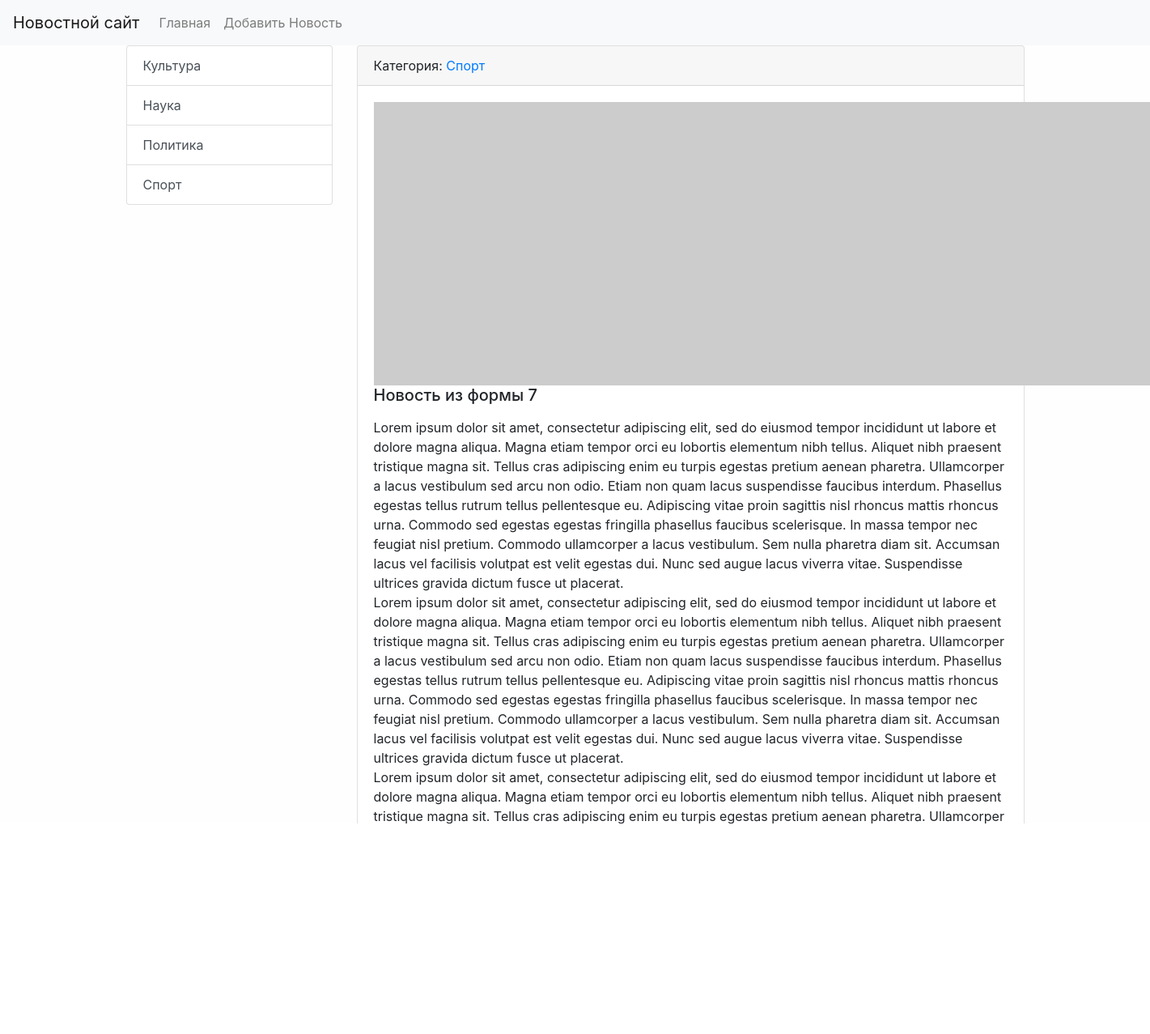
Page /news/14/ on the committed database.
### news/models.py (models this page shows, shortened)
class Category(models.Model):
    title = models.CharField(max_length=150, db_index=True, verbose_name='Наименование категории')
    def get_absolute_url(self):
        return reverse('category', kwargs={'category_id': self.pk})
    def __str__(self):
        return self.title
    class Meta:
        verbose_name = 'Категорию'
        verbose_name_plural = 'Категории'
        ordering = ['title']

class News(models.Model):
    title = models.CharField(max_length=150, verbose_name='Наименование')
    content = models.TextField(blank=True, verbose_name='Контент')
    created_at = models.DateTimeField(auto_now_add=True, verbose_name='Дата публикации')
    updated_at = models.DateTimeField(auto_now=True, verbose_name='Обновлено')
    photo = models.ImageField(upload_to='photos/%Y/%m/%d/', verbose_name='Фото', blank=True)
    is_published = models.BooleanField(default=True, verbose_name='Опубликовано')
    category = models.ForeignKey('Category', on_delete=models.PROTECT, verbose_name='Категория')
    class Meta:
        verbose_name = 'Новость'
        verbose_name_plural = 'Новости'
        ordering = ['-created_at']

### news/views.py (the view)
# urls.py: path('news/<int:pk>/', ViewNews.as_view(), name='view_news'),
class ViewNews(DetailView):
    model = News
    context_object_name = 'news_item'

### news/templatetags/news_tags.py (called while the page is built)
@register.inclusion_tag('news/list_categories.html')
def show_categories():
    categories = Category.objects.all()
    return {'categories': categories}

### news/templates/news/news_detail.html (shortened to what this page needs)
{% extends "base.html" %}
{% block sidebar %}
{%include 'inc/_sidebar.html'%}
{% endblock %}
{% block content %}
<div class="card mb-3">
    <div class="card-header">
        Категория: <a href="{{news_item.category.get_absolute_url}}">{{news_item.category}}</a>
    </div>
    <div class="card-body">
        {%if item.photo %}
        <img src="{{news_item.photo.url}}" alt="" width="350" class="float-left mr-3">
        {%else%}
        <img src="https://picsum.photos/id/1060/350/235/" alt="" class="float-left mr-3">
        {%endif%}
        <h5 class="card-title">{{news_item.title}}</h5>
        <p class="card-text">{{news_item.content|safe|linebreaks}}</p>
    </div>
    <div class="card-footer text-muted">
    </div>
</div>
{% endblock %}

### news/templates/news/list_categories.html
<div class="list-group">
    {%for item in categories %}
    <a href="{{item.get_absolute_url}}" class="list-group-item list-group-item-action">{{item.title}}</a>
    {%endfor%}
</div>

### mysite/static/css/style.css (style rules this page uses)
body { background-color: #fefefe; }

### rows in the picture
Category: title "Культура"
Category: title "Наука"
Category: title "Политика"
Category: title "Спорт"
News: category "Спорт", title "Новость из формы 7", content "Lorem ipsum dolor sit amet, consectetur adipiscing elit, sed do eiusmod tempor incididunt ut labore et dolore magna aliqua. Magna etiam tempor orci eu lobortis elementum nibh tellus. Aliquet nibh praesent tristique magna sit. Tellus cras adipiscing enim eu turpis egestas pretium aenean pharetra. Ullamcorper a lacus vestibulum sed arcu non odio. Etiam non quam lacus suspendisse faucibus interdum. Phasellus egestas tellus rutrum tellus pellentesque eu. Adipiscing vitae proin sagittis nisl rhoncus mattis rhoncus urna. Commodo sed egestas egestas fringilla phasellus faucibus scelerisque. In massa tempor nec feugiat nisl pretium. Commodo ullamcorper a lacus vestibulum. Sem nulla pharetra diam…"
